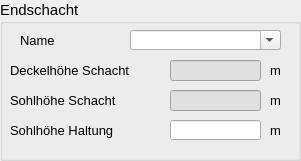
   <widget class="QGroupBox" name="groupBox_3">
    <property name="geometry">
     <rect>
      <x>330</x>
      <y>40</y>
      <width>301</width>
      <height>161</height>
     </rect>
    </property>
    <property name="font">
     <font>
      <family>Tahoma</family>
      <pointsize>11</pointsize>
     </font>
    </property>
    <property name="title">
     <string>Endschacht</string>
    </property>
    <widget class="QLineEdit" name="sohleunten">
     <property name="geometry">
      <rect>
       <x>170</x>
       <y>120</y>
       <width>91</width>
       <height>20</height>
      </rect>
     </property>
     <property name="font">
      <font>
       <family>Tahoma</family>
       <pointsize>10</pointsize>
      </font>
     </property>
     <property name="toolTip">
      <string>von Schachtsohle abweichende Sohlhöhe</string>
     </property>
     <property name="statusTip">
      <string>von Schachtsohle abweichende Sohlhöhe</string>
     </property>
    </widget>
    <widget class="QLabel" name="label_9">
     <property name="geometry">
      <rect>
       <x>20</x>
       <y>30</y>
       <width>71</width>
       <height>21</height>
      </rect>
     </property>
     <property name="font">
      <font>
       <family>Tahoma</family>
       <pointsize>10</pointsize>
      </font>
     </property>
     <property name="text">
      <string>Name</string>
     </property>
    </widget>
    <widget class="QLabel" name="label_8">
     <property name="geometry">
      <rect>
       <x>10</x>
       <y>120</y>
       <width>141</width>
       <height>21</height>
      </rect>
     </property>
     <property name="font">
      <font>
       <family>Tahoma</family>
       <pointsize>10</pointsize>
      </font>
     </property>
     <property name="text">
      <string>Sohlhöhe Haltung</string>
     </property>
    </widget>
    <widget class="QLabel" name="label_15">
     <property name="geometry">
      <rect>
       <x>270</x>
       <y>120</y>
       <width>20</width>
       <height>21</height>
      </rect>
     </property>
     <property name="font">
      <font>
       <family>Tahoma</family>
       <pointsize>10</pointsize>
      </font>
     </property>
     <property name="text">
      <string>m</string>
     </property>
    </widget>
    <widget class="QComboBox" name="schunten">
     <property name="geometry">
      <rect>
       <x>130</x>
       <y>30</y>
       <width>151</width>
       <height>20</height>
      </rect>
     </property>
     <property name="font">
      <font>
       <family>Tahoma</family>
       <pointsize>10</pointsize>
      </font>
     </property>
     <property name="toolTip">
      <string>&lt;html&gt;&lt;head/&gt;&lt;body&gt;&lt;p&gt;Name des unteren Schachtes&lt;/p&gt;&lt;/body&gt;&lt;/html&gt;</string>
     </property>
     <property name="statusTip">
      <string>Name des unteren Schachtes</string>
     </property>
     <property name="editable">
      <bool>true</bool>
     </property>
    </widget>
    <widget class="QLabel" name="label_30">
     <property name="geometry">
      <rect>
       <x>10</x>
       <y>90</y>
       <width>131</width>
       <height>21</height>
      </rect>
     </property>
     <property name="font">
      <font>
       <family>Tahoma</family>
       <pointsize>10</pointsize>
      </font>
     </property>
     <property name="text">
      <string>Sohlhöhe Schacht</string>
     </property>
    </widget>
    <widget class="QLineEdit" name="schacht_unten_deckel">
     <property name="geometry">
      <rect>
       <x>170</x>
       <y>60</y>
       <width>91</width>
       <height>21</height>
      </rect>
     </property>
     <property name="styleSheet">
      <string notr="true">background-color: #e0e0e0;</string>
     </property>
     <property name="readOnly">
      <bool>true</bool>
     </property>
    </widget>
    <widget class="QLabel" name="label_18">
     <property name="geometry">
      <rect>
       <x>270</x>
       <y>90</y>
       <width>20</width>
       <height>21</height>
      </rect>
     </property>
     <property name="font">
      <font>
       <family>Tahoma</family>
       <pointsize>10</pointsize>
      </font>
     </property>
     <property name="text">
      <string>m</string>
     </property>
    </widget>
    <widget class="QLabel" name="label_31">
     <property name="geometry">
      <rect>
       <x>270</x>
       <y>60</y>
       <width>20</width>
       <height>21</height>
      </rect>
     </property>
     <property name="font">
      <font>
       <family>Tahoma</family>
       <pointsize>10</pointsize>
      </font>
     </property>
     <property name="text">
      <string>m</string>
     </property>
    </widget>
    <widget class="QLineEdit" name="schacht_unten_sohle">
     <property name="geometry">
      <rect>
       <x>170</x>
       <y>90</y>
       <width>91</width>
       <height>21</height>
      </rect>
     </property>
     <property name="styleSheet">
      <string notr="true">background-color: #e0e0e0;</string>
     </property>
     <property name="readOnly">
      <bool>true</bool>
     </property>
    </widget>
    <widget class="QLabel" name="label_29">
     <property name="geometry">
      <rect>
       <x>10</x>
       <y>60</y>
       <width>151</width>
       <height>21</height>
      </rect>
     </property>
     <property name="font">
      <font>
       <family>Tahoma</family>
       <pointsize>10</pointsize>
      </font>
     </property>
     <property name="text">
      <string>Deckelhöhe Schacht</string>
     </property>
    </widget>
   </widget>
